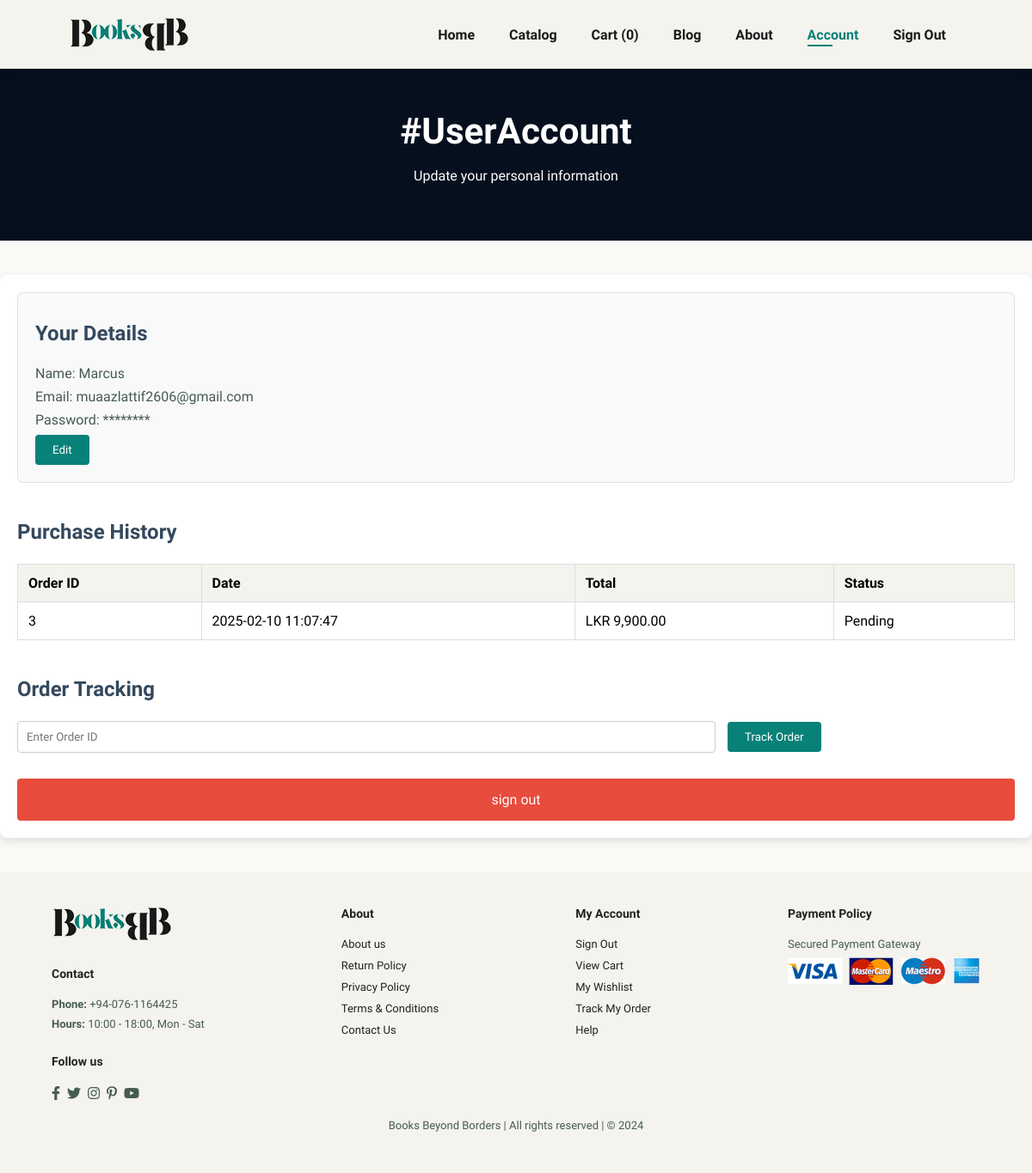
Page /account.php (signed in) on the earlier database version.
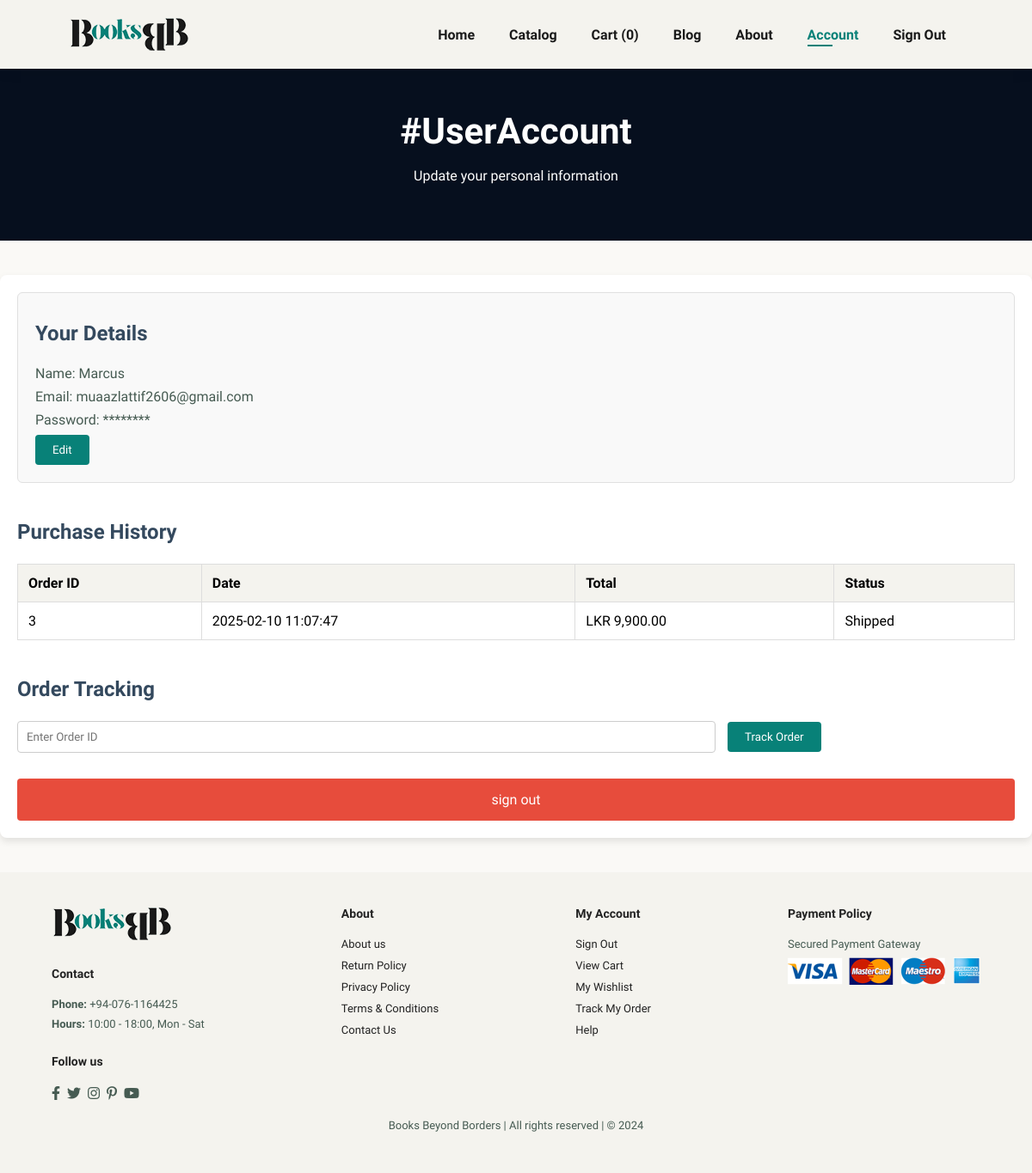
Same page on the later database version.
### tables this page shows
CREATE TABLE IF NOT EXISTS `users` (
  `id` int NOT NULL AUTO_INCREMENT,
  `username` varchar(255) NOT NULL,
  `email` varchar(155) NOT NULL,
  `password` varchar(255) NOT NULL,
  `role` varchar(10) DEFAULT 'Customer',
  PRIMARY KEY (`id`),
  UNIQUE KEY `email` (`email`)
);

CREATE TABLE IF NOT EXISTS `orders` (
  `id` int NOT NULL AUTO_INCREMENT,
  `user_id` int NOT NULL,
  `order_date` datetime NOT NULL,
  `total_amount` decimal(10,2) NOT NULL,
  `status` varchar(50) DEFAULT 'Pending',
  PRIMARY KEY (`id`),
  KEY `user_id` (`user_id`)
);

### account.php (the view, shortened to what this page needs)
<?php
    require_once 'include/db_connect.php';
require_once 'include/header.php';
$sql_user = "SELECT username, email FROM users WHERE id = ?";
$stmt_user = $conn->prepare($sql_user);
$stmt_user->bind_param("i", $user_id);
$stmt_user->execute();
$result_user = $stmt_user->get_result();
if ($result_user->num_rows == 1) {
    $row_user = $result_user->fetch_assoc();
    $username = htmlspecialchars($row_user["username"]);
    $email = htmlspecialchars($row_user["email"]);
} else {
    $username = "User Not Found";
    $email = "N/A";
}
$user_id = $_SESSION["id"];
$sql_user = "SELECT username, email FROM users WHERE id = ?";
$stmt_user = $conn->prepare($sql_user);
$stmt_user->bind_param("i", $user_id);
$stmt_user->execute();
$result_user = $stmt_user->get_result();
if ($result_user->num_rows == 1) {
    $row_user = $result_user->fetch_assoc();
    $username = htmlspecialchars($row_user["username"]);
    $email = htmlspecialchars($row_user["email"]);
} else {
    $username = "User Not Found";
    $email = "N/A";
}
$sql_orders = "SELECT id, order_date, total_amount, status FROM orders WHERE user_id = ?";
$stmt_orders = $conn->prepare($sql_orders);
$stmt_orders->bind_param("i", $user_id);
$stmt_orders->execute();
$result_orders = $stmt_orders->get_result();
?>
<!DOCTYPE html>
<html lang="en">
<head>
    <link rel="stylesheet" href="https://pro.fontawesome.com/releases/v5.10.0/css/all.css" />
    <link rel="stylesheet" href="assets/style.css">
</head>
<body>
    <section id="page-header" class="about-header">
        <h2>#UserAccount</h2>
        <p>Update your personal information</p>
    </section>
    <div class="account-container">
        <section class="user-details">
            <h2>Your Details</h2>
            <div id="view-mode">
                <p>Name: <span id="name"><?php echo htmlspecialchars($username); ?></span></p>
                <p>Email: <span id="email"><?php echo htmlspecialchars($email); ?></span></p>
                <p>Password: <span id="password">********</span></p>
                <button id="edit-btn">Edit</button>
            </div>
        </section>
        <section class="purchase-history">
            <h2>Purchase History</h2>
            <table>
                <tr>
                    <th>Order ID</th>
                    <th>Date</th>
                    <th>Total</th>
                    <th>Status</th>
                </tr>
                <?php if ($result_orders->num_rows > 0): ?>
                    <?php while ($row_orders = $result_orders->fetch_assoc()): ?>
                        <tr onclick="showOrderDetails(<?php echo htmlspecialchars($row_orders["id"]); ?>)">
                            <td><?php echo htmlspecialchars($row_orders["id"]); ?></td>
                            <td><?php echo htmlspecialchars($row_orders["order_date"]); ?></td>
                            <td>LKR <?php echo htmlspecialchars(number_format($row_orders["total_amount"], 2)); ?></td>
                            <td><?php echo htmlspecialchars($row_orders["status"]); ?></td>
                        </tr>
                    <?php endwhile; ?>
                <?php else: ?>
                    <tr>
                        <td colspan="4">No purchase history found.</td>
                    </tr>
                <?php endif; ?>
            </table>
        </section>
        <section class="order-tracking">
            <h2>Order Tracking</h2>
            <form method="post">
                <input type="text" name="order_id" placeholder="Enter Order ID">
                <button type = "submit">Track Order</button>
            </form>
        </section>
        <a href="logout.php"> <button id="sign-out-btn">sign out</button> </a>
    </div>
    <?php
include 'include/footer.php';
?>
</body>
</html>

### include/header.php (shortened to what this page needs)
<?php
require_once 'db_connect.php';
function getCartCount($conn, $user_id)
{
    $count = 0;
    if ($user_id > 0) {
        $sql_cart = "SELECT id FROM carts WHERE user_id = ?";
        $stmt_cart = $conn->prepare($sql_cart);
        if ($stmt_cart) {
            $stmt_cart->bind_param("i", $user_id);
            $stmt_cart->execute();
            $result_cart = $stmt_cart->get_result();
            if ($result_cart->num_rows > 0) {
                $row_cart = $result_cart->fetch_assoc();
                $cart_id = $row_cart["id"];
                $sql_count = "SELECT SUM(quantity) AS total_items FROM cart_items WHERE cart_id = ?";
                $stmt_count = $conn->prepare($sql_count);
                if ($stmt_count) {
                    $stmt_count->bind_param("i", $cart_id);
                    $stmt_count->execute();
                    $result_count = $stmt_count->get_result();
                    if ($result_count->num_rows > 0) {
                        $row_count = $result_count->fetch_assoc();
                        $count = (int)$row_count["total_items"];
                    }
                } else {
                    echo "Error preparing count statement: " . $conn->error;
                }
            }
        } else {
            echo "Error preparing cart statement: " . $conn->error;
        }
    }
    return $count;
}
$isLoggedIn = false;
$user_id = 0;
if (isset($_SESSION["loggedin"]) && $_SESSION["loggedin"] === true) {
    $isLoggedIn = true;
    $user_id = $_SESSION["id"];
}
$cart_count = getCartCount($conn, $user_id);
$current_page = basename($_SERVER['PHP_SELF']);
function isActive($page, $current)
{
    return ($page == $current) ? 'active' : '';
}
?>
<section id="header">
    <a href="index.php"><img src="images/logo.png" class="logo" alt=""></a>
    <div>
        <ul id="navbar">
            <li><a class="<?php echo isActive('index.php', $current_page); ?>" href="index.php">Home</a></li>
            <li><a class="<?php echo isActive('shop.php', $current_page); ?>" href="shop.php">Catalog</a></li>
            <li><a class="<?php echo isActive('cart.php', $current_page); ?>" href="cart.php">Cart <span id="cart-count">(<?php echo htmlspecialchars((string)$cart_count, ENT_QUOTES, 'UTF-8'); ?>)</span></a></li>
            <li><a class="<?php echo isActive('blog.php', $current_page); ?>" href="blog.php">Blog</a></li>
            <li><a class="<?php echo isActive('about.php', $current_page); ?>" href="about.php">About</a></li>
            <?php if ($isLoggedIn): ?>
                <li><a class="<?php echo isActive('account.php', $current_page); ?>" href="account.php">Account</a></li>
                <li><a href="logout.php">Sign Out</a></li>
            <?php else: ?>
                <li><a class="<?php echo isActive('login.php', $current_page); ?>" href="login.php">Sign In</a></li>
                <li><a class="<?php echo isActive('signup.php', $current_page); ?>" href="signup.php">Sign Up</a></li>
            <?php endif; ?>
        </ul>
    </div>
</section>

### include/footer.php (shortened to what this page needs)
<footer class="section-p1">
    <div class="col">
        <img class="logo" src="images/logo.png" alt="">
        <h4>Contact</h4>
        <p><strong>Phone:</strong> +94-076-1164425</p>
        <p><strong>Hours:</strong> 10:00 - 18:00, Mon - Sat</p>
        <div class="follow">
            <h4>Follow us</h4>
            <div class="icon">
                <i class="fab fa-facebook-f"></i>
                <i class="fab fa-twitter"></i>
                <i class="fab fa-instagram"></i>
                <i class="fab fa-pinterest-p"></i>
                <i class="fab fa-youtube"></i>
            </div>
        </div>
    </div>
    <div class="col">
        <h4>About</h4>
        <a href="about.php">About us</a>
        <a href="#">Return Policy</a>
        <a href="#">Privacy Policy</a>
        <a href="#">Terms & Conditions</a>
        <a href="about.php">Contact Us</a>
    </div>
    <div class="col">
        <h4>My Account</h4>
        <?php
            $isLoggedIn = isset($_SESSION["loggedin"]) && $_SESSION["loggedin"] === true;
        ?>
        <a href="<?php echo $isLoggedIn ? 'logout.php' : 'signup.php'; ?>"><?php echo $isLoggedIn ? 'Sign Out' : 'Sign In'; ?></a>
        <a href="cart.php">View Cart</a>
        <a href="#">My Wishlist</a>
        <a href="#">Track My Order</a>
        <a href="#">Help</a>
    </div>
    <div class="col install">
        <h4>Payment Policy</h4>
        <p>Secured Payment Gateway</p>
        <img src="images/pay/pay.png" alt="">
    </div>
    <div class="copyright">
        <p>Books Beyond Borders | All rights reserved | © 2024</p>
    </div>
</footer>

### assets/style.css (style rules this page uses)
* { margin: 0; padding: 0; box-sizing: border-box; font-family: 'Spartan',sans-serif; }
html { scroll-behavior: smooth; overflow-x: hidden; }
h2 { font-size: 46px; line-height: 54px; color: #222; }
h4 { font-size: 20px; color: #222; }
p { font-size: 16px; color: #465b52; margin: 15px 0 20px 0; }
.section-p1 { padding: 40px 80px; }
body { width: 100%; background-color: #faf9f6; }
@media screen and (max-width: 1200px) { h2 { font-size: 42px; } }
@media screen and (max-width: 1200px) { .section-p1 { padding: 40px 60px; } }
#header { display: flex; align-items: center; justify-content: space-between; padding: 20px 80px; background: #f4f3ee; box-shadow: 0 5px 15px rgba(0, 0, 0, 0.06); z-index: 999; position: sticky; top: 0; }
#navbar { display: flex; align-items: center; justify-content: center; }
#navbar li { list-style: none; padding: 0 20px; position: relative; }
#navbar li a { text-decoration: none; font-size: 16px; font-weight: 600; color: #1a1a1a; transition: color 0.3s ease; position: relative; }
#navbar li a::after { content: ""; width: 0; height: 2px; background: #088178; position: absolute; bottom: -4px; left: 0; transition: width 0.3s ease; }
#navbar li a:hover, #navbar li a.active { color: #088178; }
#navbar li a:hover::after, #navbar li a.active::after { width: 50%; }
footer { display: flex; justify-content: space-between; flex-wrap: wrap; background-color: #f4f3ee; }
footer .col { display: flex; flex-direction: column; align-items: flex-start; margin-bottom: 20px; }
footer .logo { margin-bottom: 30px; }
footer h4 { font-size: 14px; padding-bottom: 20px; }
footer p { font-size: 13px; margin: 0 0 8px 0; }
footer a { font-size: 13px; text-decoration: none; color: #222; margin: 0 0 10px 0; }
footer .follow { margin-top: 20px; }
footer .follow i { color: #465b52; padding-right: 4px; cursor: pointer; }
footer .copyright { width: 100%; text-align: center; }
#page-header { background-image: url(../images/banner/b23.jpg); width: 100%; height: 25vh; background-size: contain; display: flex; justify-content: center; text-align: center; flex-direction: column; padding: 14px; }
#page-header h2, #page-header p { color: #fff; }
#page-header.about-header { background-image: url(../images/banner/b23.jpg); }
.account-container { max-width: 1200px; margin: 40px auto; padding: 20px; background-color: #ffffff; border-radius: 8px; box-shadow: 0 4px 8px rgba(0, 0, 0, 0.1); font-family: 'Arial', sans-serif; color: #333; }
.account-container h2 { font-size: 1.5rem; margin-bottom: 10px; color: #34495e; }
.user-details { margin-bottom: 30px; padding: 20px; border: 1px solid #e0e0e0; border-radius: 6px; background-color: #f9f9f9; }
.user-details p { font-size: 1rem; margin: 8px 0; }
.user-details button { background-color: #088178; color: white; padding: 10px 20px; border: none; border-radius: 4px; cursor: pointer; }
.purchase-history { margin-bottom: 30px; }
.purchase-history table { width: 100%; border-collapse: collapse; margin-top: 10px; }
.purchase-history table, th, td { border: 1px solid #ddd; padding: 12px; text-align: left; }
.purchase-history th { background-color: #f4f3ee; color: black; font-weight: bold; }
.purchase-history td { background-color: white; }
.purchase-history tr { cursor: pointer; }
.order-tracking { margin-bottom: 30px; }
.order-tracking input[type="text"] { width: 70%; padding: 10px; margin-right: 10px; border: 1px solid #ccc; border-radius: 4px; }
.order-tracking button { background-color: #088178; color: white; padding: 10px 20px; border: none; border-radius: 4px; cursor: pointer; }
#sign-out-btn { text-decoration: none; display: block; width: 100%; padding: 15px; background-color: #e74c3c; color: white; border: none; border-radius: 4px; font-size: 1rem; cursor: pointer; }
.account-container a { text-decoration: none; }
#checkout table, th, td { border: 1px solid #ddd; padding: 12px; text-align: left; }

Differences in the rows shown:
changed orders id 3: status "Pending" → "Shipped"
